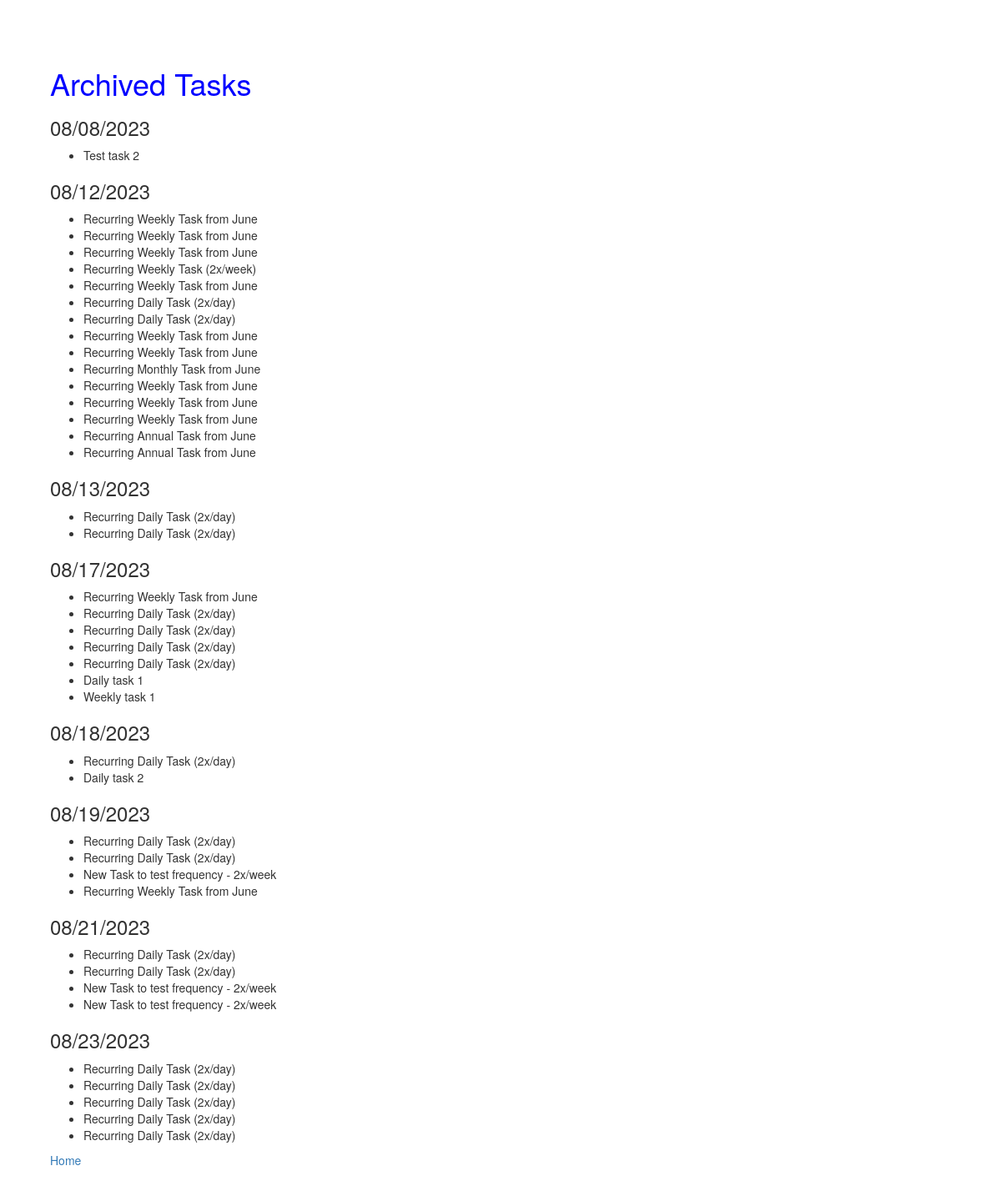
Page /archive on the committed database.
### main.py (models this page shows)
class CompletedTasks(db.Model):
    id = db.Column(db.Integer, primary_key=True)
    task_name = db.Column(db.String(250), nullable=False)
    completed_date = db.Column(db.DateTime, nullable=False)

### main.py (the view)
@app.route("/archive")
def archive():
    dates = []
    archived_tasks = {}
    for item in CompletedTasks.query.distinct(CompletedTasks.completed_date):
        dates.append(item.completed_date)
    for date in dates:
        completed_tasks = CompletedTasks.query.filter_by(completed_date=date).all()
        completed_tasks_list = [task.task_name for task in completed_tasks]
        archived_tasks[date] = completed_tasks_list
    return render_template("archive.html", dict=archived_tasks)

### templates/archive.html (shortened to what this page needs)
{% extends 'bootstrap/base.html' %}
{% import "bootstrap/wtf.html" as wtf %}
{% block styles %}
  {{ super() }}
  <link rel="stylesheet" href="{{ url_for('static', filename='styles.css') }}">
{% endblock %}
{% block content %}
<h1>Archived Tasks</h1>
{% for date in dict %}
<h3>{{ date.strftime("%m/%d/%Y") }}</h3>
<ul>
  {% for task in dict[date] %}
  <li>{{ task }}</li>
  {% endfor %}
</ul>
{% endfor %}
<div class="links">
  <p><a href="{{ url_for('home') }}">Home</a></p>
</div>
{% endblock %}

### static/styles.css (style rules this page uses)
body { padding: 5%; }
h1 { color: blue; }

### rows in the picture
CompletedTasks: strftime "08/08/2023", task_name "Test task 2"
CompletedTasks: strftime "08/12/2023", task_name "Recurring Weekly Task from June"
CompletedTasks: task_name "Recurring Weekly Task from June"
CompletedTasks: task_name "Recurring Weekly Task from June"
CompletedTasks: task_name "Recurring Weekly Task (2x/week)"
CompletedTasks: task_name "Recurring Weekly Task from June"
CompletedTasks: task_name "Recurring Daily Task (2x/day)"
CompletedTasks: task_name "Recurring Daily Task (2x/day)"
CompletedTasks: task_name "Recurring Weekly Task from June"
CompletedTasks: task_name "Recurring Weekly Task from June"
CompletedTasks: task_name "Recurring Monthly Task from June"
CompletedTasks: task_name "Recurring Weekly Task from June"
CompletedTasks: task_name "Recurring Weekly Task from June"
CompletedTasks: task_name "Recurring Weekly Task from June"
CompletedTasks: task_name "Recurring Annual Task from June"
CompletedTasks: task_name "Recurring Annual Task from June"
CompletedTasks: strftime "08/13/2023", task_name "Recurring Daily Task (2x/day)"
CompletedTasks: task_name "Recurring Daily Task (2x/day)"
CompletedTasks: strftime "08/17/2023", task_name "Recurring Weekly Task from June"
CompletedTasks: task_name "Recurring Daily Task (2x/day)"
CompletedTasks: task_name "Recurring Daily Task (2x/day)"
CompletedTasks: task_name "Recurring Daily Task (2x/day)"
CompletedTasks: task_name "Recurring Daily Task (2x/day)"
CompletedTasks: task_name "Daily task 1"
CompletedTasks: task_name "Weekly task 1"
CompletedTasks: strftime "08/18/2023", task_name "Recurring Daily Task (2x/day)"
CompletedTasks: task_name "Daily task 2"
CompletedTasks: strftime "08/19/2023", task_name "Recurring Daily Task (2x/day)"
CompletedTasks: task_name "Recurring Daily Task (2x/day)"
CompletedTasks: task_name "New Task to test frequency - 2x/week"
CompletedTasks: task_name "Recurring Weekly Task from June"
CompletedTasks: strftime "08/21/2023", task_name "Recurring Daily Task (2x/day)"
CompletedTasks: task_name "Recurring Daily Task (2x/day)"
CompletedTasks: task_name "New Task to test frequency - 2x/week"
CompletedTasks: task_name "New Task to test frequency - 2x/week"
CompletedTasks: strftime "08/23/2023", task_name "Recurring Daily Task (2x/day)"
CompletedTasks: task_name "Recurring Daily Task (2x/day)"
CompletedTasks: task_name "Recurring Daily Task (2x/day)"
CompletedTasks: task_name "Recurring Daily Task (2x/day)"
CompletedTasks: task_name "Recurring Daily Task (2x/day)"
